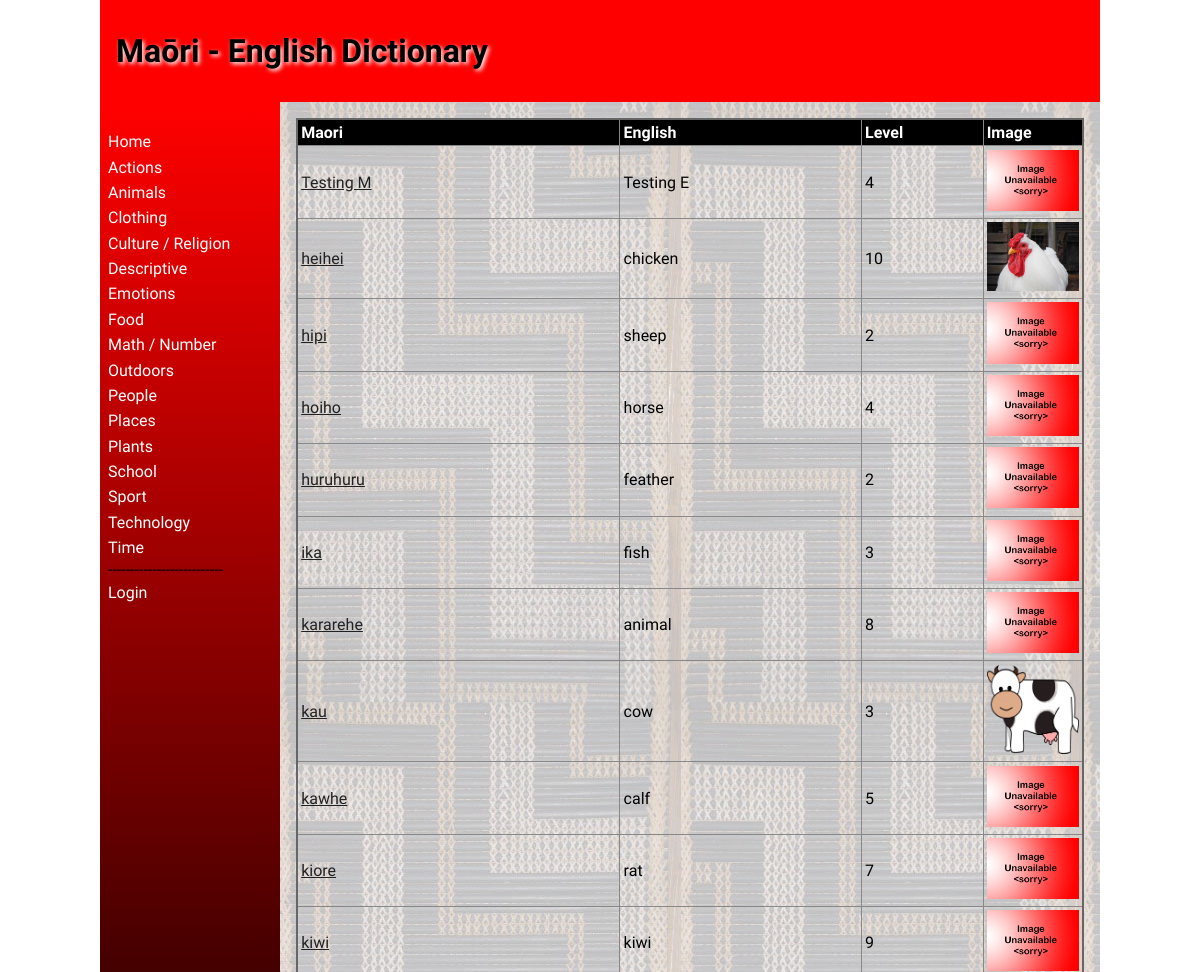
Page /category/2 (upper part) on the earlier database version.
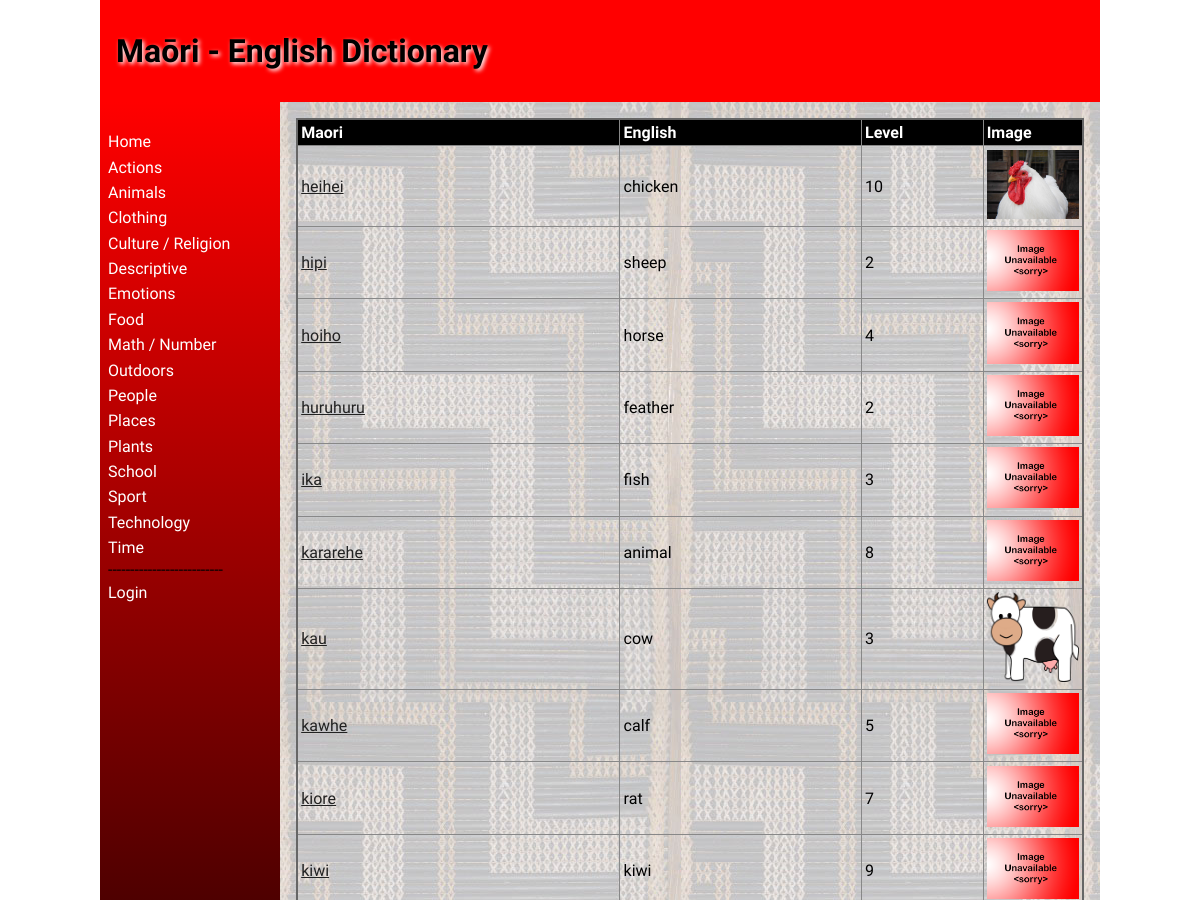
Same page on the later database version.
### tables this page shows
CREATE TABLE categories
(
	id integer
		constraint categories_pk
			primary key autoincrement,
	name varchar(30)
);

CREATE TABLE "dictionary"
(
	id integer
		constraint dictionary_pk
			primary key autoincrement,
	maori_word varchar(30),
	definition varchar(50),
	level int,
	english_word varchar(30),
	image varchar(30),
	editor_id integer
		constraint dictionary_users_id_fk
			references users,
	editted varchar(30),
	cat_id integer
		references categories
			on update cascade on delete cascade
);

### app.py (the view)
@app.route('/category/<catID>')
def render_home1(catID):
    con = create_connection(DATABASE)
    query = "SELECT id, maori_word, english_word, image, level FROM dictionary WHERE cat_id=? ORDER BY maori_word ASC"
    cur = con.cursor()
    cur.execute(query, (catID, ))
    word_list = cur.fetchall()
    con.close()
    return render_template("category.html", logged_in=is_logged_in(), categories=get_categories(), words=word_list, teacher=is_teacher())

### app.py (called while the page is built)
def create_connection(db_file):
    try:
        connection = sqlite3.connect(db_file)
        return connection
    except Error as e:
        print(e)
    return None

def is_logged_in():
    if session.get("email") is None:
        print('Not Logged In')
        return False
    print('Logged In')
    return True

def is_teacher():
    if session.get("usertype") == "student":
        return False
    return True

def get_categories():
    con = create_connection(DATABASE)
    print(con)
    query = "SELECT id, name FROM categories ORDER BY name ASC"
    cur = con.cursor()
    cur.execute(query)
    category_list = cur.fetchall()
    con.close()
    return category_list

### templates/category.html (shortened to what this page needs)
{% extends 'base.html' %}
{% block heading %}Maōri - English Dictionary{% endblock %}
{% block main %}
<table>
    <tr>
        <th>Maori</th>
        <th>English</th>
        <th>Level</th>
        <th>Image</th>
    </tr>
    {% for word in words %}
    <tr>
        <td><a href="/word/{{ word[0] }}">{{ word[1] }}</a></td>
        <td>{{ word[2] }}</td>
        <td>{{ word[4] }}</td>
        <td width="100"><img src="/static/images/{{ word[3] }}"></td>
    </tr>
    {% endfor %}
</table>
{% endblock %}

### templates/base.html (shortened to what this page needs)
<!doctype html>
<html lang="en">
<head>
    <link href="{{ url_for('static', filename='css/style.css') }}" rel="stylesheet">
</head>
<body>
<div id="container">
    <header>
        <h1>{% block heading %}{% endblock %}</h1>
    </header>
    <nav>
        <ul>
            <li><a href="\">Home</a></li>
            {% for category in categories %}
            <li><a href="/category/{{category[0]}}">{{category[1]}}</a></li>
            {% endfor %}
            --------------------------
            {% if logged_in %}
            <li><a href="\logout">Logout</a></li>
            {% if teacher %}
            <li><a href="\addword">Add Word</a></li>
            {% endif %}
            {% else %}
            <li><a href="\login">Login</a></li>
        </ul>
        {% endif %}
    </nav>
    <main>
        {% block main%}{% endblock %}
    </main>
</div>
</body>
</html>

Differences in the rows shown:
no longer on this page (row edited): dictionary: maori_word "Testing M", english_word "Testing E", level "4", image (placeholder picture)
